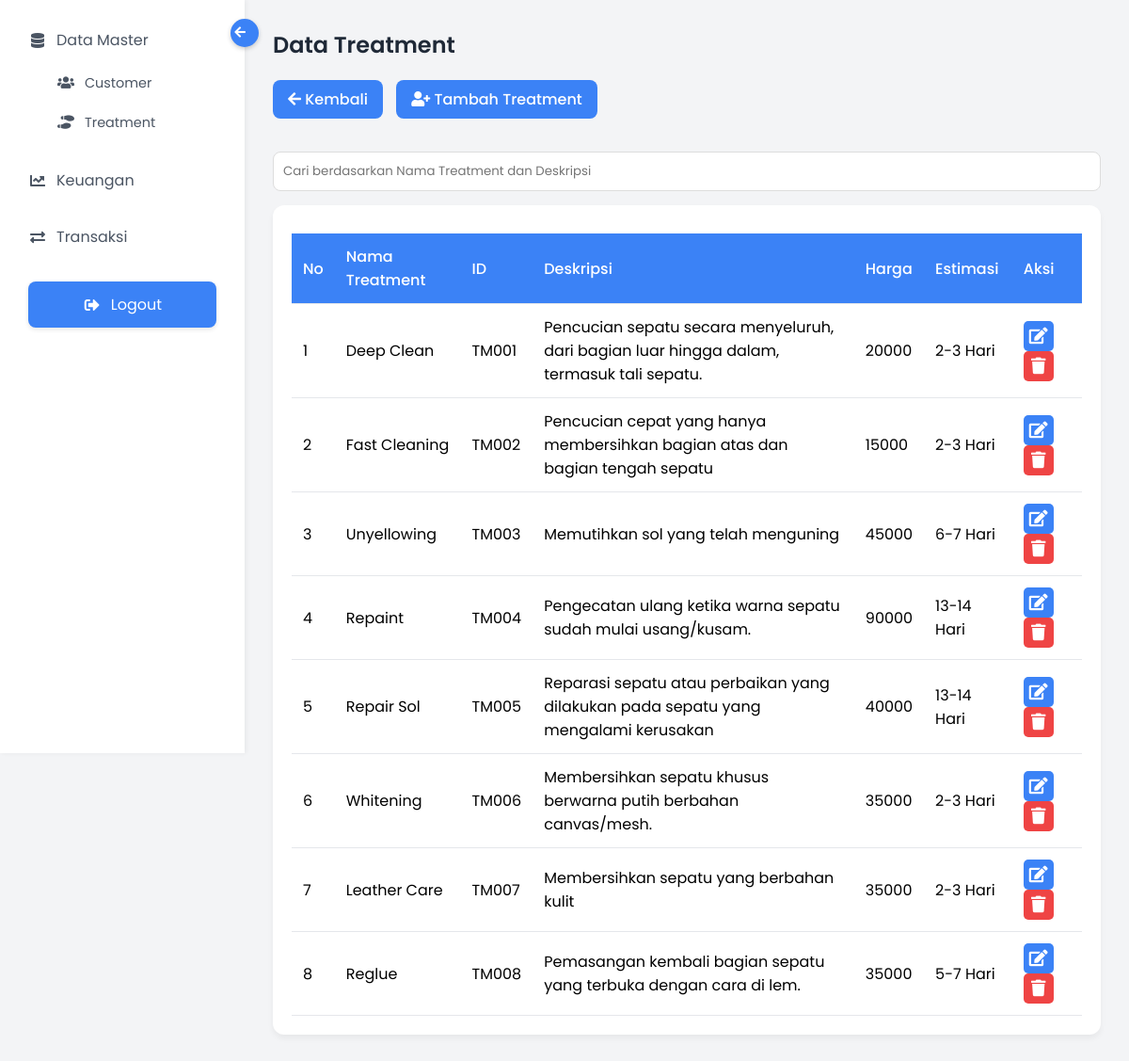
Page /admin-php/treatment.php on the committed database.
### tables this page shows
CREATE TABLE `treatmen` (
  `Treatment_ID` varchar(11) NOT NULL,
  `Nama_Treatment` varchar(20) NOT NULL,
  `Deskripsi` varchar(255) NOT NULL,
  `Harga` decimal(27,0) DEFAULT NULL,
  `Estimasi` varchar(225) NOT NULL
);

### admin-php/treatment.php (the view, shortened to what this page needs)
<?php
include 'database.php';
$sql = "SELECT Nama_Treatment, Treatment_ID, Deskripsi, Harga, Estimasi FROM treatmen";
$result = $conn->query($sql);
?>
<!DOCTYPE html>
<html lang="en">
<head>
  <link rel="stylesheet" href="https://cdnjs.cloudflare.com/ajax/libs/font-awesome/5.15.3/css/all.min.css">
  <link rel="stylesheet" href="/exshoetic/admin-css/sidebar.css">
  <link rel="stylesheet" href="/exshoetic/admin-css/cont-treatment.css">
</head>
<body>
<div class="sidebar" id="sidebar">
  <button class="toggle-sidebar" onclick="toggleSidebar()">
    <i class="fas fa-arrow-left"></i>
  </button>
  <ul>
    <li style="--i:1">
      <a onclick="toggleSubmenu('data-master')">
        <i class="fas fa-database"></i>
        Data Master
      </a>
      <ul id="data-master" class="show">
        <li><a href="../admin-php/customer.php"><i class="fas fa-users"></i>Customer</a></li>
        <li><a href="../admin-php/treatment.php"><i class="fas fa-shoe-prints"></i>Treatment</a></li>
      </ul>
    </li>
    <li style="--i:2">
      <a onclick="toggleSubmenu('keuangan')">
        <i class="fas fa-chart-line"></i>
        Keuangan
      </a>
    </li>
    <li style="--i:3">
      <a onclick="toggleSubmenu('transaksi')">
        <i class="fas fa-exchange-alt"></i>
        Transaksi
      </a>
    </li>
    <li class="logout-menu">
      <form method="POST" action="logout.php">
        <button type="submit" name="logout" class="logout-btn">
          <i class="fas fa-sign-out-alt"></i> Logout
        </button>
      </form>
    </li>
  </ul>
</div>
<div class="content" id="content">
  <h1 class="page-title">Data Treatment</h1>
  <a href="../admin-php/adminPowerBi.php" class="btn-back"><i class="fas fa-arrow-left"></i> Kembali</a>
  <a href="tambah_treatment.php" class="btn-add-customer"><i class="fas fa-user-plus"></i> Tambah Treatment</a>
<input type="text" id="searchInput" placeholder="Cari berdasarkan Nama Treatment dan Deskripsi" onkeyup="searchFunction()" style="width: 100%; padding: 10px; margin: 15px 0; border: 1px solid #ddd; border-radius: 8px;">
  <div class="table-container">
    <table>
      <thead>
        <tr>
          <th>No</th>
          <th>Nama Treatment</th>
          <th>ID</th>
          <th>Deskripsi</th>
          <th>Harga</th>
          <th>Estimasi</th>
          <th>Aksi</th>
        </tr>
      </thead>
      <tbody id="TreatmentTable">
        <?php
        if ($result->num_rows > 0) {
            $no = 1;
            while ($row = $result->fetch_assoc()) {
                echo "<tr>
                        <td>{$no}</td>
                        <td>{$row['Nama_Treatment']}</td>
                        <td>{$row['Treatment_ID']}</td>
                        <td>{$row['Deskripsi']}</td>
                        <td>{$row['Harga']}</td>
                        <td>{$row['Estimasi']}</td>
                        <td class='p-3'>
                          <a href='edit_treatment.php?id={$row['Treatment_ID']}' class='action-button edit'>
                            <i class='fas fa-edit'></i>
                          </a>
                          <a href='delete_treatment.php?Treatment_ID={$row['Treatment_ID']}'
                             class='action-button delete'
                             onclick='return confirm(\"Apakah Anda yakin ingin menghapus data ini?\")'>
                            <i class='fas fa-trash'></i>
                          </a>
                        </td>
                      </tr>";
                $no++;
            }
        } else {
            echo "<tr><td colspan='6' style='text-align: center;'>Data treatment tidak ditemukan</td></tr>";
        }
        ?>
      </tbody>
    </table>
  </div>
</div>
</body>
</html>

### admin-css/sidebar.css (style rules this page uses)
.sidebar { width: 260px; background: #fff; padding: 20px; height: 100vh; position: fixed; transition: all 0.3s ease; box-shadow: 2px 0 5px rgba(0, 0, 0, 0.05); z-index: 1000; display: flex; flex-direction: column; }
.toggle-sidebar { position: absolute; right: -15px; top: 20px; background: #3b82f6; border: none; width: 30px; height: 30px; border-radius: 50%; color: rgb(255, 255, 255); cursor: pointer; display: flex; align-items: center; justify-content: center; transition: all 0.3s ease; box-shadow: 0 2px 5px rgba(0, 0, 0, 0.2); }
.sidebar ul { list-style: none; padding: 0; flex-grow: 1; }
.sidebar > ul > li { margin-bottom: 15px; }
.sidebar a { color: #4b5563; text-decoration: none; display: flex; align-items: center; padding: 10px; border-radius: 8px; transition: all 0.3s ease; cursor: pointer; }
.sidebar i { margin-right: 10px; width: 20px; text-align: center; }
.sidebar ul ul { max-height: 0; overflow: hidden; transition: max-height 0.3s ease; margin-left: 30px; }
.sidebar ul ul.show { max-height: 200px; }
.sidebar ul ul li { margin: 5px 0; }
.sidebar ul ul a { font-size: 0.9em; padding: 8px 10px; }
.logout-menu { margin-top: auto; padding: 10px; }
.logout-btn { width: 100%; background-color: #3b82f6; color: #fff; border: none; padding: 12px; font-size: 16px; border-radius: 8px; cursor: pointer; transition: background 0.3s ease; display: flex; align-items: center; justify-content: center; box-shadow: 0 2px 5px rgba(0, 0, 0, 0.1); }
.logout-btn i { margin-right: 10px; }

### admin-css/cont-treatment.css (style rules this page uses)
* { margin: 0; padding: 0; box-sizing: border-box; font-family: 'Poppins', sans-serif; }
body { background-color: #f3f4f6; min-height: 100vh; display: flex; }
.content { margin-left: 260px; padding: 30px; width: calc(100% - 260px); transition: margin-left 0.2s ease-in-out, width 0.2s ease-in-out; }
.table-container { background: white; border-radius: 12px; padding: 20px; box-shadow: 0 4px 6px rgba(0, 0, 0, 0.05); margin-top: 0px; overflow-x: auto; }
table { width: 100%; border-collapse: collapse; margin-top: 10px; }
th, td { padding: 12px; text-align: left; border-bottom: 1px solid #e5e7eb; }
th { background-color: #3b82f6; color: white; font-weight: 500; }
.page-title { color: #1f2937; margin-bottom: 20px; font-size: 1.5em; font-weight: 600; }
.btn-back { display: inline-block; margin-bottom: 20px; padding: 8px 16px; background-color: #3b82f6; color: #fff; text-decoration: none; border-radius: 8px; font-weight: 500; transition: all 0.2s ease-in-out; }
.btn-add-customer { display: inline-block; margin-bottom: 20px; padding: 8px 16px; background-color: #3b82f6; color: #fff; text-decoration: none; border-radius: 8px; font-weight: 500; transition: all 0.2s ease-in-out; margin-left: 10px; }
.action-button { display: inline-flex; align-items: center; justify-content: center; width: 32px; height: 32px; margin-right: 5px; border-radius: 5px; font-size: 1.1em; color: #fff; transition: background-color 0.3s ease; text-decoration: none; }
.action-button.edit { background-color: #3b82f6; }
.action-button.delete { background-color: #ef4444; }

### rows in the picture
treatmen: Nama_Treatment "Deep Clean", Treatment_ID "TM001", Deskripsi "Pencucian sepatu secara menyeluruh, dari bagian luar hingga dalam, termasuk tali sepatu.", Harga "20000", Estimasi "2-3 Hari"
treatmen: Nama_Treatment "Fast Cleaning", Treatment_ID "TM002", Deskripsi "Pencucian cepat yang hanya membersihkan bagian atas dan bagian tengah sepatu", Harga "15000", Estimasi "2-3 Hari"
treatmen: Nama_Treatment "Unyellowing", Treatment_ID "TM003", Deskripsi "Memutihkan sol yang telah menguning", Harga "45000", Estimasi "6-7 Hari"
treatmen: Nama_Treatment "Repaint", Treatment_ID "TM004", Deskripsi "Pengecatan ulang ketika warna sepatu sudah mulai usang/kusam.", Harga "90000", Estimasi "13-14 Hari"
treatmen: Nama_Treatment "Repair Sol", Treatment_ID "TM005", Deskripsi "Reparasi sepatu atau perbaikan yang dilakukan pada sepatu yang mengalami kerusakan", Harga "40000", Estimasi "13-14 Hari"
treatmen: Nama_Treatment "Whitening", Treatment_ID "TM006", Deskripsi "Membersihkan sepatu khusus berwarna putih berbahan canvas/mesh.", Harga "35000", Estimasi "2-3 Hari"
treatmen: Nama_Treatment "Leather Care", Treatment_ID "TM007", Deskripsi "Membersihkan sepatu yang berbahan kulit", Harga "35000", Estimasi "2-3 Hari"
treatmen: Nama_Treatment "Reglue", Treatment_ID "TM008", Deskripsi "Pemasangan kembali bagian sepatu yang terbuka dengan cara di lem.", Harga "35000", Estimasi "5-7 Hari"
